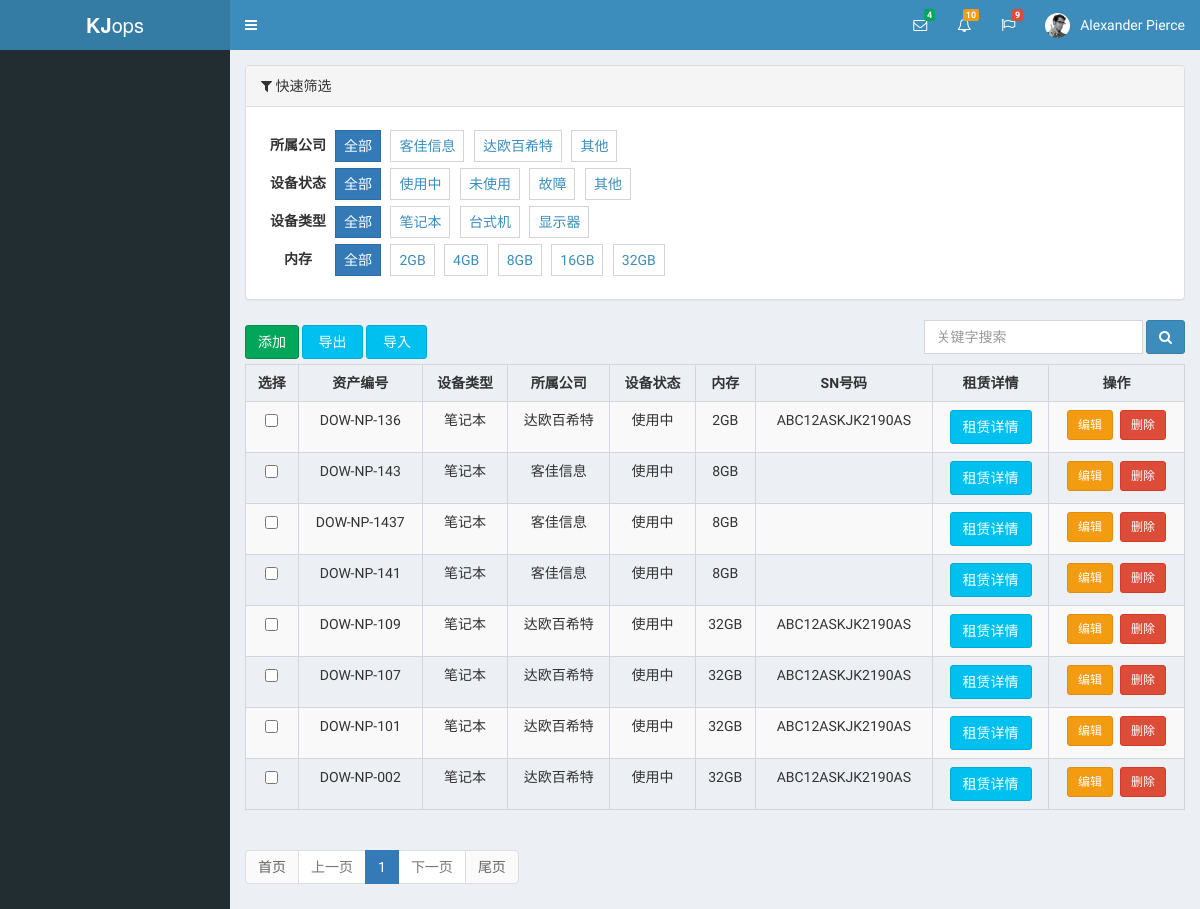
The page /stark/assets/computer/list/ on the database as committed earlier.
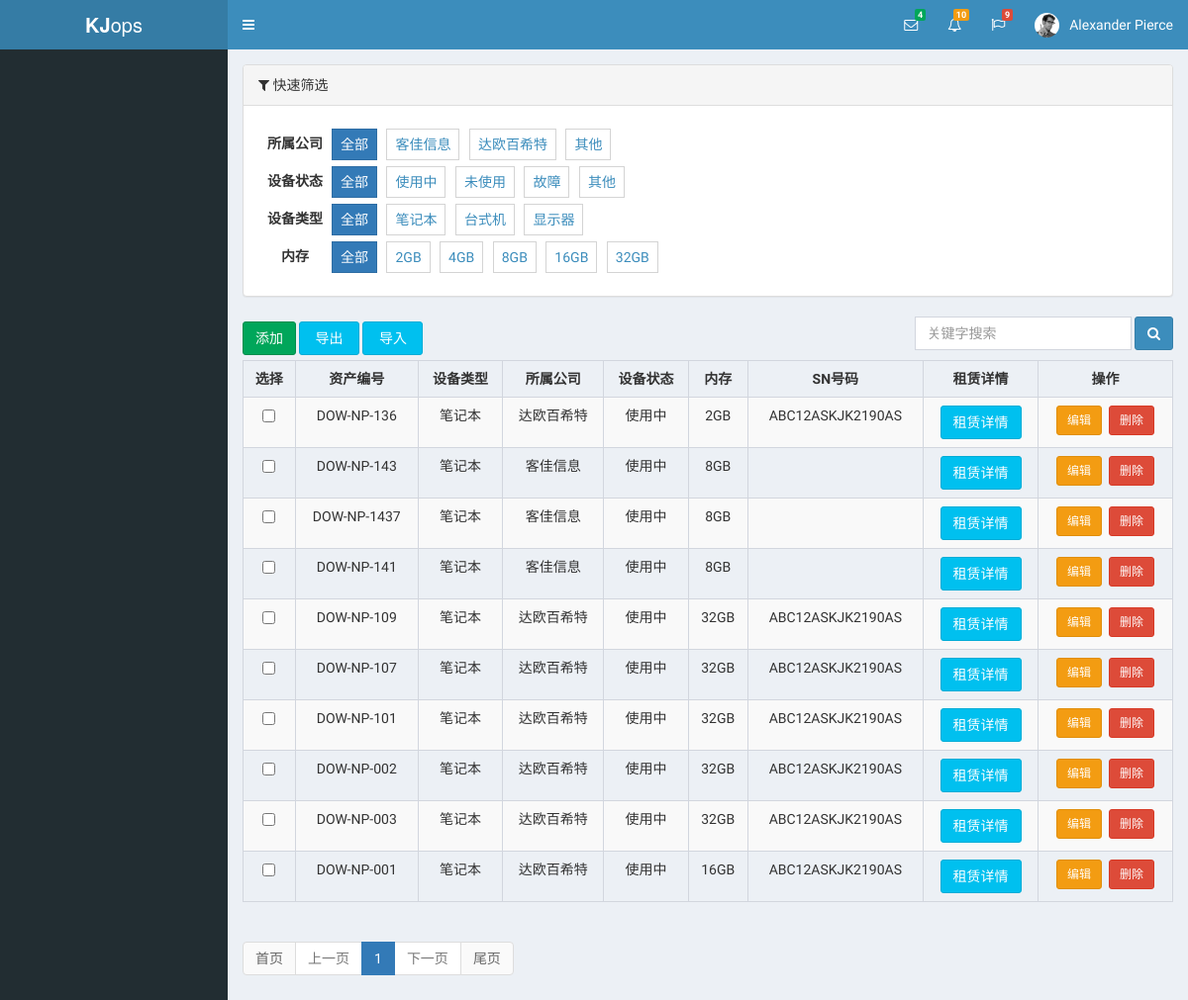
The same page on the database as committed later.
### assets/models.py (models this page shows, shortened)
class Computer(models.Model):
	asset_no = models.CharField(verbose_name='资产编号', max_length=50, unique=True)
	asset_type = models.IntegerField(verbose_name="设备类型", choices=ASSET_TYPE_CHOICE, default=1)
	company = models.IntegerField(verbose_name="所属公司", choices=COMPANY_CHOICE, default=1)
	status = models.IntegerField(verbose_name="设备状态", choices=ASSET_STATUS, default=1)
	vendor = models.CharField(verbose_name="设备厂商", max_length=50, null=True, blank=True)
	price = models.CharField(verbose_name="价格",max_length=32,null=True, blank=True)
	buy_time = models.CharField(verbose_name="购买时间",max_length=64,null=True, blank=True)
	memory = models.IntegerField(verbose_name="内存",choices=MEMORY_CHOICE,default=3)
	disk = models.CharField(verbose_name="磁盘", max_length=255, null=True, blank=True)
	sn = models.CharField(verbose_name="SN号码", max_length=128, null=True, blank=True)
	memo = models.TextField(verbose_name="备注信息", max_length=200, null=True, blank=True)

### stark/service/v1.py (the view, shortened to what this page needs)
	def changelist_view(self, request, *args, **kwargs):
		action_list = self.get_action_list()
		action_dict = {func.__name__: func.text for func in action_list}  # {'action_multi_delete':'批量删除','action_depart_multi_init':'批量初始化'}
		"""
		1.如果search_list 中没有值,则不显示搜索框
		2.获取用户提交的关键字
		3.构造条件
		"""
		search_list = self.get_search_list()
		search_value = request.GET.get('q', '')
		from django.db.models import Q
		conn = Q()
		conn.connector = 'OR'
		if search_value:
			for item in search_list:
				conn.children.append((item, search_value))
		order_list = self.get_order_list()
		search_group_condition = self.get_search_group_condition(request)
		prev_queryset = self.get_queryset(request, *args, **kwargs)
		all_data = prev_queryset.filter(conn).filter(**search_group_condition).order_by(*order_list)
		query_params = request.GET.copy()  # copy方法是默认不能修改request.GET里面的参数的
		query_params._mutable = True  # 这样就可以修改request.GET 里面的参数值了
		pager = Pagination(
			current_page=request.GET.get('page'),  # 获取页面返回的获取的页码
			all_count=all_data.count(),  # 数据库里面所有数据的计算
			base_url=request.path_info,  # 访问的基础URL,例如 http://127.0.0.1/abc?name=ryan&age=18 里面的 /abc
			params=query_params,
			per_page_num=self.per_page_num  # 这个是每页显示的个数(扩展，可以在网页端输入，然后在传入服务器端)
		)
		data_list = all_data[pager.start:pager.end]
		list_display = self.get_list_display(request,*args,**kwargs)
		header_list = []
		if list_display:  # 如果有list_display(展示列) 就循环它
			for key_or_func in list_display:
				if isinstance(key_or_func, FunctionType):
					verbose_name = key_or_func(self, obj=None, is_header=True, )
				else:
					verbose_name = self.model_class._meta.get_field(key_or_func).verbose_name
				header_list.append(verbose_name)
		else:  # 如果没有list_display(展示列)，那么表头就是它的表名
			header_list.append(self.model_class._meta.model_name)
		body_list = []
		for row in data_list:
			tr_list = []
			if list_display:
				for key_or_func in list_display:
					if isinstance(key_or_func, FunctionType):
						tr_list.append(key_or_func(self, row, False, *args, **kwargs))
					else:
						tr_list.append(getattr(row, key_or_func))  # obj.gender
			else:
				tr_list.append(row)
			body_list.append(tr_list)
		add_btn = self.get_add_btn(request, *args, **kwargs)
		search_group_row_list = []
		search_group = self.get_search_group()  # ['gender', 'depart']
		for option_object in search_group:
			row = option_object.get_queryset_or_tuple(self.model_class, request, *args, **kwargs)
			search_group_row_list.append(row)
		return render(request, self.change_list_template or 'stark/changelist.html',            {
                'data_list': data_list,
                'header_list': header_list,
                'body_list': body_list,
                'pager': pager,
                'add_btn': add_btn,
                'search_list': search_list,
                'search_value': search_value,
                'action_dict': action_dict,
                'search_group_row_list': search_group_row_list
            })

### assets/views/computer.py (called while the page is built)
	def display_rental_record(self, obj=None, is_header=None, *args, **kwargs):
		if is_header:
			return "租赁详情"
		rental_record_url = reverse('stark:assets_rentalrecord_list',kwargs={'computer_id':obj.pk})
		return mark_safe('<a class="btn btn-small btn-info"  target="_blank" href="%s">租赁详情</a>'%rental_record_url )

### stark/service/v1.py (called while the page is built)
def get_choice_text(title, field):
	def inner(self, obj=None, is_header=None,*args, **kwargs):
		if is_header:
			return title
		method = "get_%s_display" % field  # obj.get_字段名_display 可以获取choice的值
		return getattr(obj, method)()
	return inner

	def get_queryset_or_tuple(self, model_class, request, *args, **kwargs):
		field_object = model_class._meta.get_field(self.field)
		verbose_name = field_object.verbose_name
		if isinstance(field_object, ForeignKey) or isinstance(field_object, ManyToManyField):
			db_condition = self.get_db_condition(request, *args, **kwargs)
			return SearchGroupRow(verbose_name, field_object.rel.model.objects.filter(**db_condition), self,
			                      request.GET)  # 返回的queryset类型,self 是自身的Option对象
		else:
			self.is_choice = True
			return SearchGroupRow(verbose_name, field_object.choices, self, request.GET)  # 返回的元组类型,self 是自身的Option对象

### templates/assets/computer_list.html (shortened to what this page needs)
{% extends 'base.html' %}
{% block content %}
    {% if search_group_row_list %}
        <div class="panel panel-default">
            <div class="panel-heading">
                <i class="fa fa-filter" aria-hidden="true"></i> 快速筛选
            </div>
            <div class="panel-body">
                <div class="search-group">
                    {% for row in search_group_row_list %}
                        <div class="row">
                            {% for obj in row %}
                                {{ obj|safe }}
                            {% endfor %}
                        </div>
                    {% endfor %}
                </div>
            </div>
        </div>
    {% endif %}
    {% if search_list %}
        <div style="float: right">
            <form method="get" class="form-inline" id="computer_form">
                <div class="form-group">
                    <input type="text" class="form-control" name="q" value="{{ search_key_value }}" placeholder="关键字搜索">
                    <button class="btn btn-primary" type="submit">
                        <i class="fa fa-search" aria-hidden="true"></i>
                    </button>
                </div>
            </form>
        </div>
    {% endif %}
    <form method="post">
        {% if add_btn %}
            <div style="margin: 5px 0;float: left">
                {{ add_btn|safe }}
            </div>
        {% endif %}
        <div style="margin: 5px 3px;float: left">
            <a id="assetexport" href="#" onclick="return export_excel()" class="btn btn-info">&nbsp;导出&nbsp;</a>
            <a id="assetimport" href="#" class="btn btn-info" onclick="return asset_import()">&nbsp;导入&nbsp;</a>
        </div>
        <table class="table table-striped table-bordered text-center">
            <thead>
            <tr>
                {% for item in header_list %}
                    <th>{{ item }}</th>
                {% endfor %}
            </tr>
            </thead>
            <tbody>
            {% for row in body_list %}
                <tr>
                    {% for ele in row %}
                        <td>{{ ele }}</td>
                    {% endfor %}
                </tr>
            {% endfor %}
            </tbody>
        </table>
    </form>
    <nav>
        <ul class="pagination">
            {{ pager.page_html|safe }}
        </ul>
    </nav>
{% endblock %}

Rows that differ between the two databases and show on the page:
added Computer: row "DOW-NP-003" "ABC12ASKJK2190AS"
added Computer: row "DOW-NP-001" "ABC12ASKJK2190AS"
Other text that changed with them:
new list line: "☐ 笔记本 达欧百希特 使用中 32GB 租赁详情 编辑 删除"
new list line: "☐ 笔记本 达欧百希特 使用中 16GB 租赁详情 编辑 删除"
